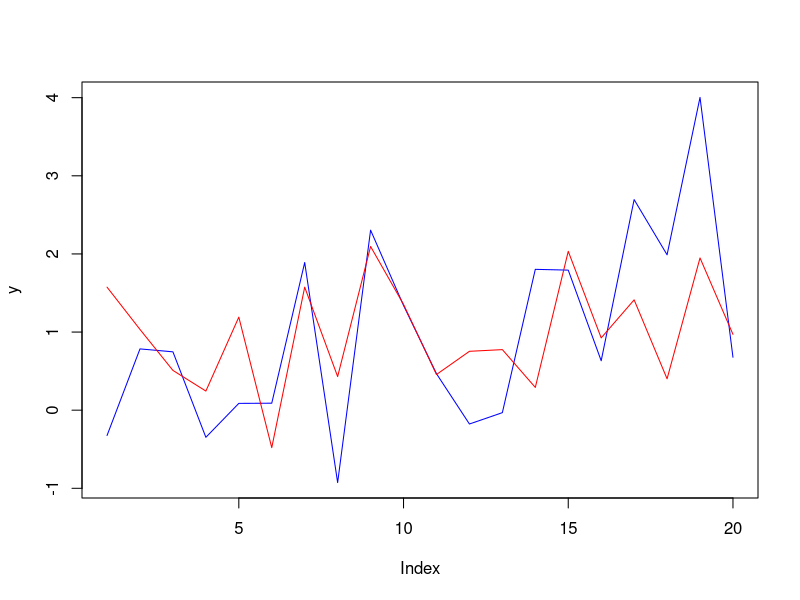
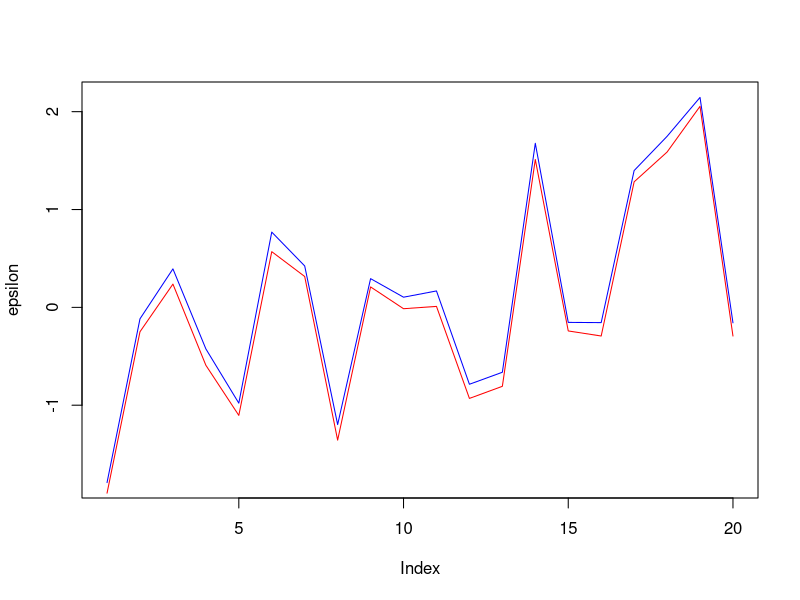

R code for these plots, in order:
#╒═══════════════════════════════════════════════════════════════════════════════╕
#│ Sesión laboratorio 1                                                          │
#│ Econometría Avanzada I Mención en Economía                                    │
#│ Última Revisión: 1 de septiembre                                              │
#│ Ojo, este archivo tiene carácteres latinos y griegos, por lo que está         │
#│      codificado en UTF-8.                                                     │
#╘═══════════════════════════════════════════════════════════════════════════════╛
#╒═══════════════════════════════════════════════════════════════════════════════╕
#│ En esta primera sesión construiremos un "modelo verdadero" del tipo:          │
#│ General   :   Y = Xβ + ε                                                      │
#│ Específico:   Y = β1 + β2 x + ε                                               │
#│                                                                               │
#│ Los datos se generan de manera aleatoria, por lo que usamos los comandos      │
#│ set.seed() y rnorm()                                                          │
#╘═══════════════════════════════════════════════════════════════════════════════╛

# Primero las variables "de usuario":
n       <- 20      # Número de Observaciones
beta    <- c(1,1)  # Beta verdadero (desconocido para el investigador)
sigma   <- 1       # Verdadera desviación estándar de ε
set.seed(19000000) # La "semilla" fija la creación de números aleatorios
# De aquí en adelante todo es automático
k       <- length(beta)  # Obtiene el número de variables a partir de beta
# Construimos X: la matriz variables independientes
x       <- matrix(rnorm(n*k), n,k) # Damos estructura de matriz n×k a un vector de 
                                   # números aleatorios de longitud x*k
# Por convención la primera columna es la constante
x[,1]   <- 1                       

# Ahora contruimos el "modelo verdadero" (método del oráculo)
epsilon <- rnorm(n, sd=sigma) # Este es el verdadero ε (desconocido)
y       <- x%*%beta + epsilon # Creamos la var.dep a partir del modelo verdadero

# En la práctica el modelo verdadero es desconocido (β y ε), por lo que se necesita
# un criterio para estimarlos.  El que usamos para estimar β es el de mínimos
# cuadrados ordinarios. A este estimador le llamamos b = (X'X)‾¹X'y

# Estimador de mínimos cuadrados
b       <- solve(t(x)%*%x)%*%t(x)%*%y
# Para verificar su resultado puede usar el comando de R lm():
model1  <- lm(y~0+x)
summary(model1)

# Ahora podemos calcular ŷ y e
# Estimados
y_hat   <- x%*%b
e       <- y - y_hat

# A continuación puede comparar los valores verdaderos y los estimados:
# Gráficos
plot(y, type="l", col="blue")       # plot()  crea un nuevo gráfico
lines(y_hat, type="l", col="red")   # lines() escribe sobre el gráfico anterior
plot(epsilon, type="l", col="blue")
lines(e, type="l", col="red")

# Ahora podemos verificar algunas propiedades de las matrices asociadas:
# (note que el computador no siempre encuentra ceros exactos)
# Para la matriz de proyección:
p  <- x%*%solve(t(x)%*%x)%*%t(x)    # Matriz de proyección
p%*%x - x                           # Cero computacional
p%*%p - p                           # Idempotencia

# Para la matriz de aniquilación:
M  <- diag(n) -  x%*%solve(t(x)%*%x)%*%t(x)
M%*%x                               # Aniquilación
M%*%M - M                           # Idempotencia
M%*%epsilon - e                     # Esta propiedad es muy importante
                                    # Conecta lo desconocido (ε) con lo
                                    #  conocido (M y e)
#╒═══════════════════════════════════════════════════════════════════════════════╕
#│ Sesión laboratorio 2                                                          │
#│ Econometría Avanzada I MAEC/DOEC                                              │
#│ Última Revisión: 1 de septiembre                                              │
#╘═══════════════════════════════════════════════════════════════════════════════╛
#╒═══════════════════════════════════════════════════════════════════════════════╕
#│ En esta sesión realizaremos inferencia estadística del modelo estimado en     │
#│    la sesión anterior                                                         │
#│ General   :   Y = Xβ + ε                                                      │
#│ Específico:   Y = β1 + β2 x + ε                                               │
#╘═══════════════════════════════════════════════════════════════════════════════╛

# Primero calcularemos nuestro estimador de la varianza:
SSE    <- sum(e^2)                 # Suma de errores al cuadrado
df     <- n-k                      # Grados de libertad ("degrees of freedom")
sigma2 <- SSE/df                   # Estimador para σ²
varcov <- sigma2*solve(t(x)%*%x)   # Matriz de Covarianza de b: varcov = σ²(X'X)‾¹
ee_b   <- sqrt(diag(varcov))       # Vector de errores estándar de b 

# Test de significancia  Hₒ: β = 0
#   En este caso realizaremos el test para el vector completo
tc     <- b/ee_b                   # El estadístico de prueba t calculado
pval   <- 2*(1-pt(abs(tc), df=df)) # Valor p

R2     <- 1-SSE/sum(y^2)           # Coeficiente de Determinación
R2adj  <- 1- ((n-1)/(n-k))*(1-R2)  # Coeficiente de Determinación adjustado
# Note que hay una diferencia entre el R2 ajustado calculado acá y el 
# que obtuvimos usando lm().  Esto se debe a que en la estimación lm()
# impusimos un modelo sin intercepto, lo que no permite ajustar el R², por
# lo que lm() usa una versión alternativa. Para obtener el R² "correcto" hay
# que corregir la estimación en lm()
R2adj_sc  <- 1- ((n)/(n-k))*(1-R2) # Coeficiente de Determinación adjustado
                                   # sin constante ¿puede ver la diferencia?
                                   # Tarea: piense por qué la diferencia
# Nuevamente miremos el resultado de la regresión usando lm()
summary(model1)
# Observe los siguietes resultados obtenidos en este laboratorio
quantile(e)
cbind(b, ee_b, tc, pval)

# Usted puede construir en R sus propios "outputs" o resultados. Ejemplos:
cat(paste("Error estándar del residuo:", round(sqrt(sigma2),4), 
          "con", df ,"grados de libertad \n"))
# o por ejemplo, si está escribiendo un informe
cat(paste("La constante es", round(b[1],2), "con un error estándar de",
          round(ee_b[1],2)), "\n")
cat(paste("La pendiente es", round(b[2],2), "con un valor p =",
          round(pval[2],3)), "\n")
# El comando cat() escribe textos en la consola.
# El comando paste() crea textos pegando partes
#    usamos \n para crear una nueva línea
# El comando round() es para redondear:
#            round(b[1],2) redondea el primer elemento de b a 2 decimales
# Fin Laboratorio 2
cat("Fin del Laboratorio 2 \n")

